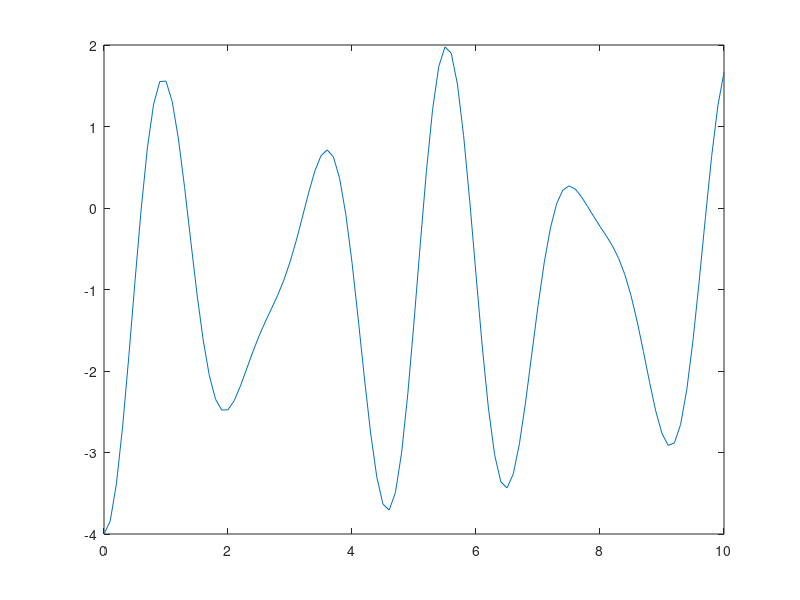

MATLAB code for this plot:
%给定任意单粒子态求时间演化
J = 1;
U = 0;
% global dt L phi0

L = 8;
dt = 0.1;

H1 = zeros(L,L);
for i = 1:L-1
    H1(i,i+1) = -J;
    H1(i+1,i) = -J;
    H1(i,i) = -U;
end

H1(L,1) = -J;
H1(1,L) = -J;
H1(L,L) = -U;

[V,D] = eig(H1);

% syms tt
t = 0:dt:10;
% G = zeros(L,L);

% phi0 = [1 0 1 0 1 0 1 0]';
phi0 = [1 0 1 0 1 0 1 0];

len = length(t);
num = zeros(L,len);

% figure;
% bart = bar(abs(num(:,1)));
% axis([0 9 0 3])

G = zeros(L,L);
tar = zeros(len,1);
for i = 1:L
    G(i,i) = phi0(i);
    num(i,1) = G(i,i);
    tar(1) = tar(1) + (-1)^i*num(i,1);
end

trans = expm(-1i*H1*dt);
for n = 2:len   
    G = trans*G*trans';
    
    for i = 1:L
        num(i,n) = G(i,i);
        tar(n) = tar(n) + (-1)^i*num(i,n);
    end
    
%     set(bart,'Ydata',abs(num(:,n)));
%     drawnow
%     pause(0.05)
end


figure;
plot(t,tar);
